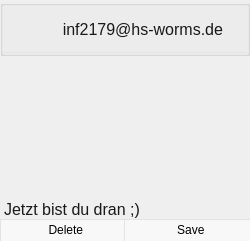
       <widget class="QWidget" name="gridDetail" native="true">
        <property name="minimumSize">
         <size>
          <width>250</width>
          <height>0</height>
         </size>
        </property>
        <property name="maximumSize">
         <size>
          <width>250</width>
          <height>16777215</height>
         </size>
        </property>
        <property name="styleSheet">
         <string notr="true">#gridDetail{
	background-color:#FFF;
	border-left:1px solid #e3e3e3;
	border-top:1px solid #e3e3e3;
}

QLabel{
color:#191919;
font-size:16px;
font-weight:regular;
padding-right:20px;
font-family: 'Source Sans Pro';
}</string>
        </property>
        <layout class="QGridLayout" name="gridLayout_8">
         <property name="leftMargin">
          <number>0</number>
         </property>
         <property name="topMargin">
          <number>0</number>
         </property>
         <property name="rightMargin">
          <number>0</number>
         </property>
         <property name="bottomMargin">
          <number>0</number>
         </property>
         <property name="spacing">
          <number>0</number>
         </property>
         <item row="0" column="0">
          <layout class="QVBoxLayout" name="verticalLayout_2">
           <property name="spacing">
            <number>0</number>
           </property>
           <item alignment="Qt::AlignTop">
            <widget class="QWidget" name="gridDetailWidgetTop" native="true">
             <property name="minimumSize">
              <size>
               <width>0</width>
               <height>200</height>
              </size>
             </property>
             <layout class="QGridLayout" name="gridLayout_4">
              <property name="leftMargin">
               <number>0</number>
              </property>
              <property name="topMargin">
               <number>0</number>
              </property>
              <property name="rightMargin">
               <number>0</number>
              </property>
              <property name="bottomMargin">
               <number>0</number>
              </property>
              <property name="spacing">
               <number>0</number>
              </property>
              <item row="0" column="0" alignment="Qt::AlignTop">
               <widget class="QWidget" name="verticalWidget_2" native="true">
                <property name="minimumSize">
                 <size>
                  <width>0</width>
                  <height>0</height>
                 </size>
                </property>
                <layout class="QGridLayout" name="gridLayout_21">
                 <property name="leftMargin">
                  <number>0</number>
                 </property>
                 <property name="topMargin">
                  <number>0</number>
                 </property>
                 <property name="rightMargin">
                  <number>0</number>
                 </property>
                 <property name="bottomMargin">
                  <number>0</number>
                 </property>
                 <property name="spacing">
                  <number>0</number>
                 </property>
                 <item row="0" column="0">
                  <widget class="QGroupBox" name="groupBox_9">
                   <property name="title">
                    <string/>
                   </property>
                   <property name="alignment">
                    <set>Qt::AlignLeading|Qt::AlignLeft|Qt::AlignTop</set>
                   </property>
                   <layout class="QGridLayout" name="gridLayout_20">
                    <property name="leftMargin">
                     <number>0</number>
                    </property>
                    <property name="topMargin">
                     <number>0</number>
                    </property>
                    <property name="rightMargin">
                     <number>0</number>
                    </property>
                    <property name="bottomMargin">
                     <number>0</number>
                    </property>
                    <property name="spacing">
                     <number>0</number>
                    </property>
                    <item row="0" column="0">
                     <layout class="QVBoxLayout" name="verticalLayout_5">
                      <property name="spacing">
                       <number>0</number>
                      </property>
                      <item>
                       <widget class="QLabel" name="accLabel">
                        <property name="maximumSize">
                         <size>
                          <width>16777215</width>
                          <height>46</height>
                         </size>
                        </property>
                        <property name="styleSheet">
                         <string notr="true">#accLabel{
	margin-top:14px;
	margin-bottom:14px;
}</string>
                        </property>
                        <property name="text">
                         <string>inf2179@hs-worms.de</string>
                        </property>
                        <property name="alignment">
                         <set>Qt::AlignRight|Qt::AlignTrailing|Qt::AlignVCenter</set>
                        </property>
                       </widget>
                      </item>
                      <item>
                       <widget class="Line" name="line">
                        <property name="maximumSize">
                         <size>
                          <width>16777215</width>
                          <height>1</height>
                         </size>
                        </property>
                        <property name="styleSheet">
                         <string notr="true">background-color:#e3e3e3;
border:none;</string>
                        </property>
                        <property name="orientation">
                         <enum>Qt::Horizontal</enum>
                        </property>
                       </widget>
                      </item>
                     </layout>
                    </item>
                   </layout>
                  </widget>
                 </item>
                </layout>
               </widget>
              </item>
              <item row="1" column="0">
               <widget class="QLabel" name="previewPic">
                <property name="styleSheet">
                 <string notr="true">padding:10px;</string>
                </property>
                <property name="text">
                 <string/>
                </property>
               </widget>
              </item>
             </layout>
            </widget>
           </item>
           <item>
            <widget class="QLabel" name="label_10">
             <property name="text">
              <string>Jetzt bist du dran ;)</string>
             </property>
            </widget>
           </item>
           <item>
            <widget class="QWidget" name="gridDetailBottomWidget" native="true">
             <property name="sizePolicy">
              <sizepolicy hsizetype="Preferred" vsizetype="Preferred">
               <horstretch>0</horstretch>
               <verstretch>0</verstretch>
              </sizepolicy>
             </property>
             <property name="maximumSize">
              <size>
               <width>16777215</width>
               <height>50</height>
              </size>
             </property>
             <property name="styleSheet">
              <string notr="true">#gridDetailBottomWidget{
border:none;
background-color:none;
border-top:1px solid #e3e3e3;
background-color:#f8f8f8;
}</string>
             </property>
             <layout class="QGridLayout" name="gridLayout_17">
              <property name="leftMargin">
               <number>0</number>
              </property>
              <property name="topMargin">
               <number>0</number>
              </property>
              <property name="rightMargin">
               <number>0</number>
              </property>
              <property name="bottomMargin">
               <number>0</number>
              </property>
              <property name="spacing">
               <number>0</number>
              </property>
              <item row="0" column="0">
               <layout class="QHBoxLayout" name="horizontalLayout_3">
                <property name="spacing">
                 <number>0</number>
                </property>
                <item>
                 <widget class="QPushButton" name="deleteBtn">
                  <property name="sizePolicy">
                   <sizepolicy hsizetype="Minimum" vsizetype="Expanding">
                    <horstretch>0</horstretch>
                    <verstretch>0</verstretch>
                   </sizepolicy>
                  </property>
                  <property name="cursor">
                   <cursorShape>PointingHandCursor</cursorShape>
                  </property>
                  <property name="styleSheet">
                   <string notr="true">#deleteBtn{
border:none;
background-color:none;
border-right:1px solid #e3e3e3;
padding-right:1px;
border-left:1px solid #e3e3e3;
padding-left:1px;
}

#deleteBtn:hover{
	background-color:#eeeeee;
}

#deleteBtn:hover:pressed
{
  border: 1px solid #1ca3c4;
}
</string>
                  </property>
                  <property name="text">
                   <string>  Delete</string>
                  </property>
                  <property name="icon">
                   <iconset>
                    <normaloff>../../../pic/trash.png</normaloff>../../../pic/trash.png</iconset>
                  </property>
                  <property name="iconSize">
                   <size>
                    <width>18</width>
                    <height>23</height>
                   </size>
                  </property>
                  <property name="flat">
                   <bool>true</bool>
                  </property>
                 </widget>
                </item>
                <item>
                 <widget class="QPushButton" name="saveBtn">
                  <property name="sizePolicy">
                   <sizepolicy hsizetype="Minimum" vsizetype="Expanding">
                    <horstretch>0</horstretch>
                    <verstretch>0</verstretch>
                   </sizepolicy>
                  </property>
                  <property name="cursor">
                   <cursorShape>PointingHandCursor</cursorShape>
                  </property>
                  <property name="styleSheet">
                   <string notr="true">QPushButton:hover:!pressed
{
  	background-color:#eeeeee;
}

QPushButton:hover:pressed
{
  border: 1px solid #1ca3c4;
}

</string>
                  </property>
                  <property name="text">
                   <string>  Save</string>
                  </property>
                  <property name="icon">
                   <iconset>
                    <normaloff>../../../pic/ok.png</normaloff>../../../pic/ok.png</iconset>
                  </property>
                  <property name="iconSize">
                   <size>
                    <width>18</width>
                    <height>18</height>
                   </size>
                  </property>
                  <property name="flat">
                   <bool>true</bool>
                  </property>
                 </widget>
                </item>
               </layout>
              </item>
             </layout>
            </widget>
           </item>
          </layout>
         </item>
        </layout>
       </widget>
